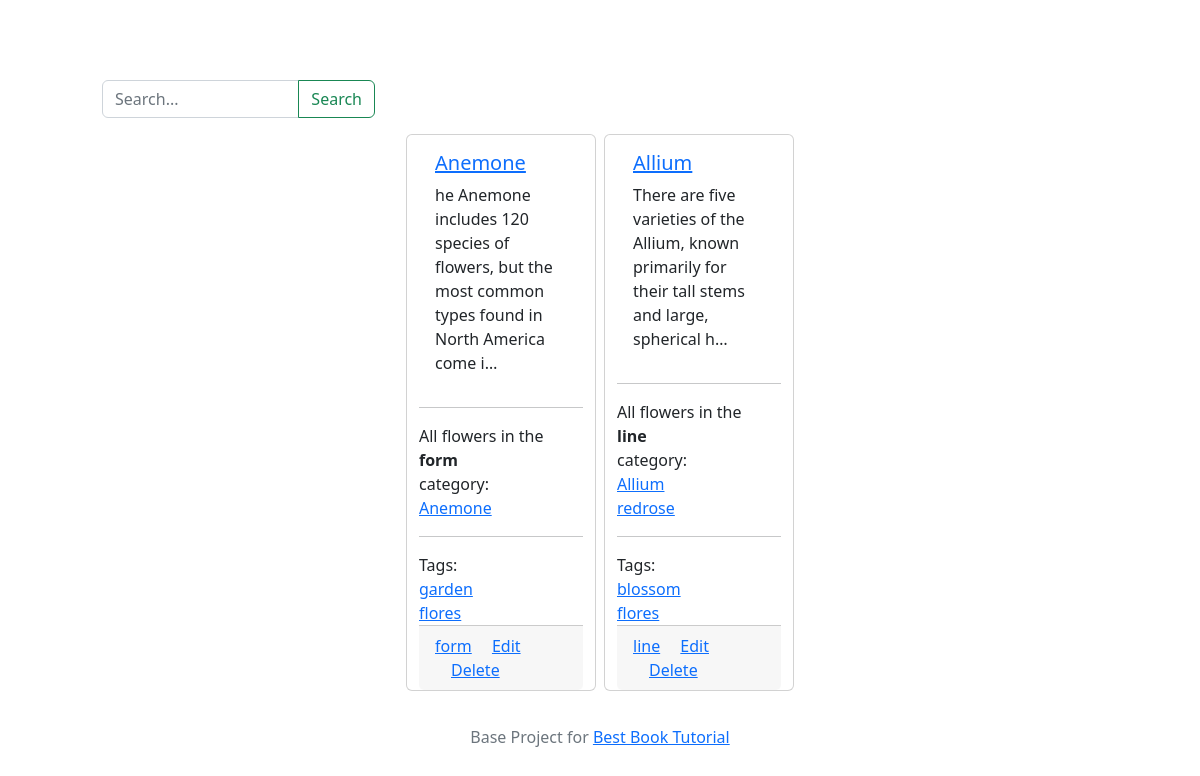
/tags/flores/, run on the app's committed database.
### myapp/models.py (models this page shows, shortened)
class Flower(models.Model):
    title = models.CharField(max_length = 255, default = '')
    description = models.TextField(default='')
    slug = models.SlugField(blank = True, default = '')
    category = models.ForeignKey(Category, null=True, on_delete = models.PROTECT)
    tags = models.ManyToManyField(Tag)
    def __str__(self) -> str:
        return self.title

class Category(models.Model):
    title = models.CharField(max_length = 255, default = '')
    def __str__(self) -> str:
        return self.title

class Tag(models.Model):
    title = models.CharField(max_length=255, default='')
    slug = models.SlugField(blank=True, default = '')
    def __str__(self) -> str:
        return self.title

### myapp/views.py (the view)
# urls.py: path('tags/<slug:slug>/',myapp_views.tags,name='tags'),
def tags(request, slug=None):
    flowers = Flower.objects.filter(tags__slug = slug)
    return render(request, 'myapp/index.html',{'flowers': flowers})

### myapp/templates/myapp/index.html
{% extends 'base/base.html' %}
{% block content %}
<div class="container">
  <div class="row">
      <nav>
          <form method="get" action="/" class="form-inline mt-2 mt-md-0 col-lg-3 col-md-4 col-sm-6 mx-5 ">
              <div class="input-group">
              <input id="q" name="q" value="{{ request.GET.q }}" class="form-control mr-sm-2" type="text" placeholder="Search..." aria-label="Search">
              <button type="submit" class="btn btn-outline-success my-2 my-sm-0">Search</button>
              </div>
          </form>
      </nav>
  </div>
</div>
<div class="row my-3 justify-content-center">
{% for flower in flowers %}
  <div class="card col-lg-2 col-md-5 mx-1">
    <div class="card-body">
        <h5 class="card-title"><a href="{% url 'detail' flower.slug %}">{{ flower.title }}</a></h5>
        <p class="card-text">{{ flower.description | truncatechars:100 }}</p>
    </div>
    <hr>
    All flowers in the <strong>{{ flower.category }}</strong>category:
    {% for c_flower in flower.category.flower_set.all %}
    <a href="{% url 'detail' c_flower.slug %}">{{ c_flower }}</a>
    {% endfor %}
    <hr>
    Tags:
    {% for tag in flower.tags.all %}
    <a href="{% url 'tags' tag.slug %}">{{ tag }}</a>
    {% endfor %}
    <div class="card-footer">
        <a href="#" class="card-link">{{ flower.category }}</a>
        <a href="adminmyapp/flower/{{ flower.id }}/change" class="card-link">Edit</a>
        <a href="adminmyapp/flower/{{ flower.id }}/delete" class="card-link">Delete</a>
    </div>
  </div>
{% endfor %}
</div>
{% endblock %}

### base/static/base/custome_css/site.css (style rules this page uses)
body { padding-top: 5rem; }

### data on the page
Flower: title "Anemone", description "he Anemone includes 120 species of flowers, but the most common types found in North America come i…", category "form"
Tag: title "garden"
Tag: title "flores"
Flower: title "Allium", description "There are five varieties of the Allium, known primarily for their tall stems and large, spherical h…", category "line"
Flower: title "redrose"
Tag: title "blossom"
